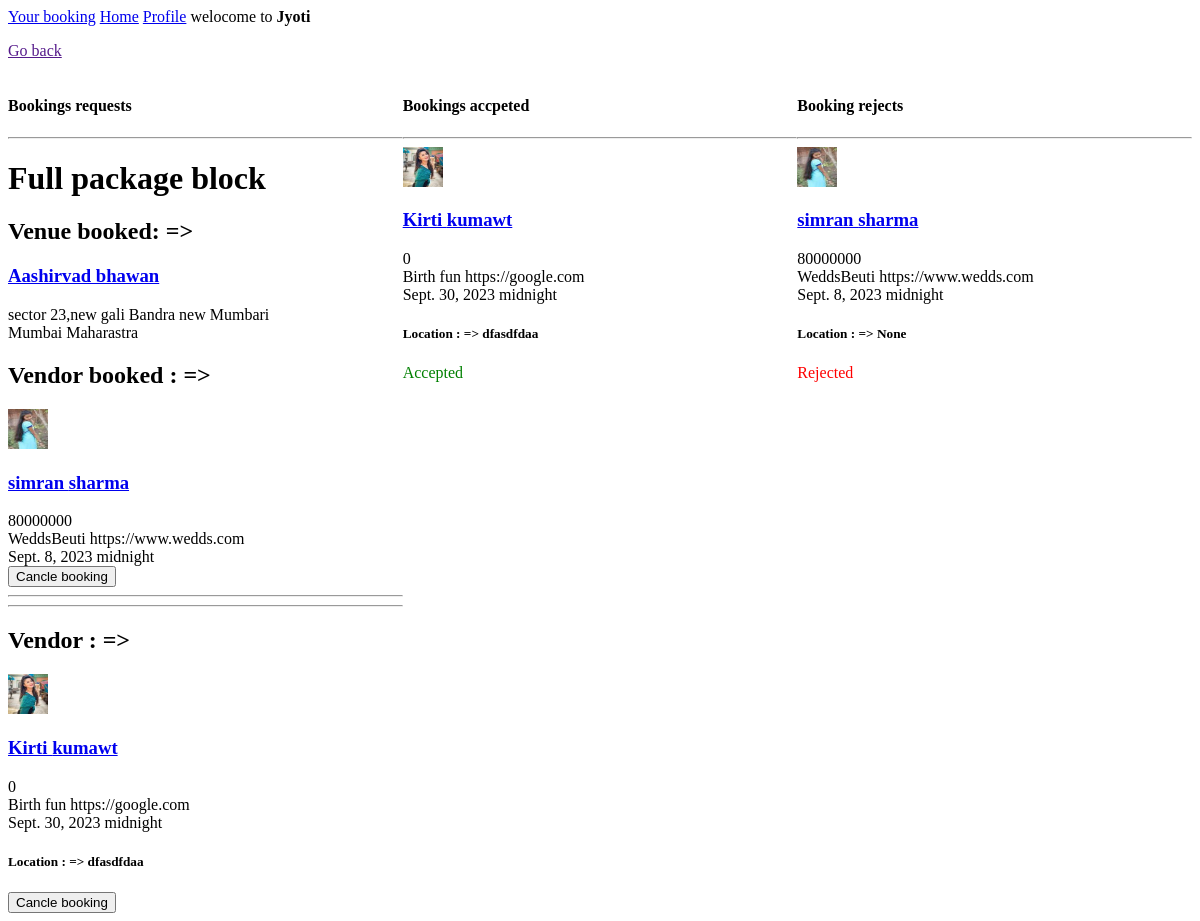
Page /booked/ (signed in) on the earlier database version.
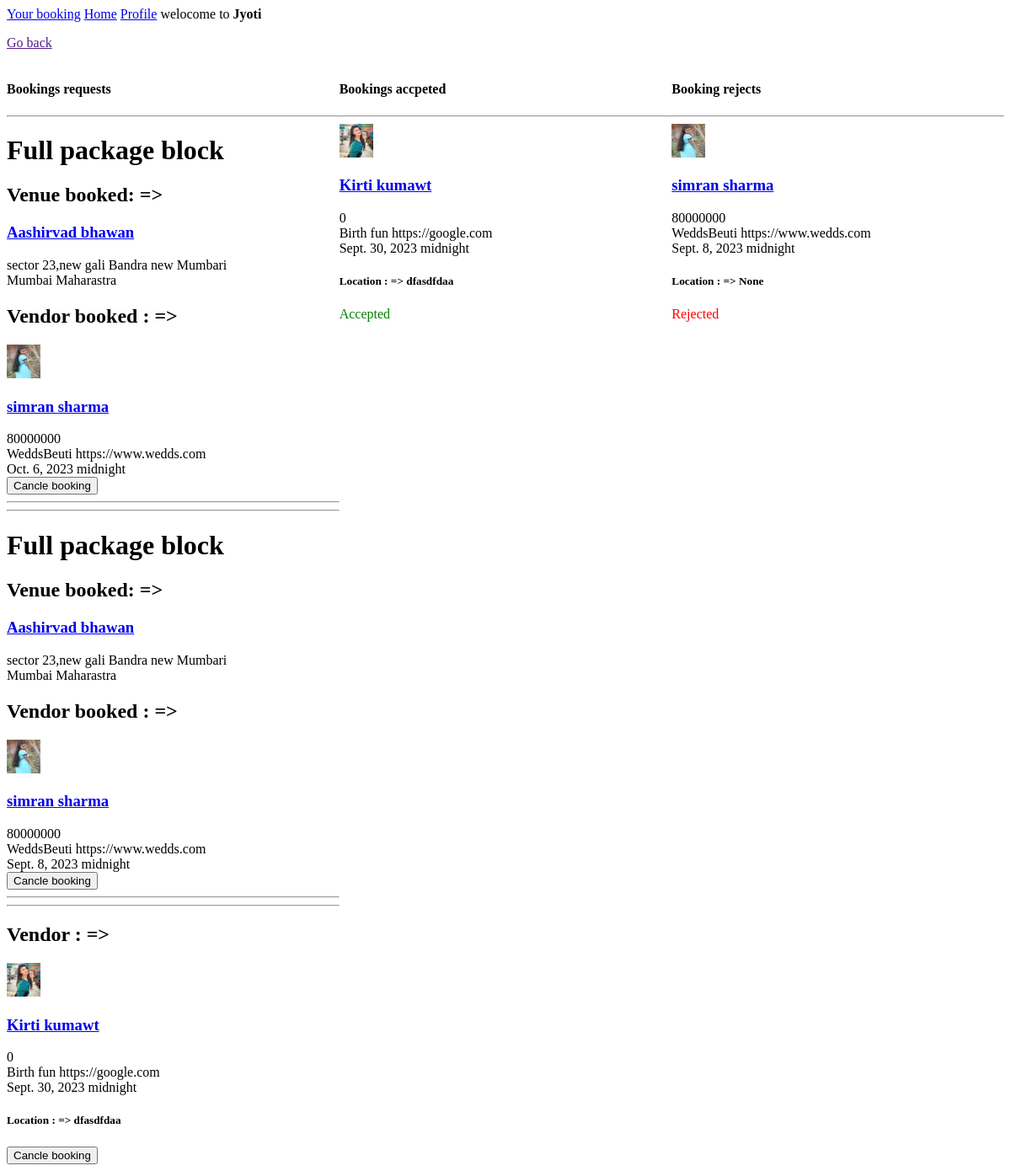
Same page on the later database version.
### customer/models.py (models this page shows)
class Booking(models.Model):
    user = models.ForeignKey(User,on_delete=models.CASCADE,related_name='booking_user',null=False)
    venue = models.ForeignKey(Venue, on_delete=models.CASCADE,null=True)
    vendor = models.ForeignKey(User, on_delete=models.CASCADE,null=True)
    date = models.DateField(null=True)
    time = models.TimeField(null=True)
    location = models.CharField(max_length=150,null=True,blank=True)
    booking_accepted = models.BooleanField(null=True,blank=True)

### EventPlanner/models.py (models this page shows, shortened)
class Venue(models.Model):
    name = models.CharField(max_length=100,null=False,blank=False)
    about = models.TextField(blank=True,null=True)
    min_price = models.DecimalField(max_digits=10, decimal_places=2,null=True,blank=True)
    max_capacity = models.IntegerField(null=False,blank=False)
    location = models.TextField(null=False,blank=False)
    city = models.CharField(max_length=20,null=False,blank=False)
    state = models.CharField(choices=venue_choices,max_length=50,null=False,blank=False)
    vendors = models.ManyToManyField(User,null=True,blank=True)
    category = models.ManyToManyField(Category)
    service_offered = models.TextField(null=True,blank=True)
    contact_info = models.TextField(null=False,blank=False)
    venue_images = models.ManyToManyField('Image', blank=True,null = True)

class UserProfile(models.Model):
    user = models.OneToOneField(User,on_delete=models.CASCADE)
    user_type = models.CharField(choices=user_type_choices,max_length=50)
    contact_info = models.CharField(max_length=200,blank=True,null=True,verbose_name='Contact information')
    company_name = models.CharField(max_length=50,blank=True,null=True)
    website = models.URLField(max_length=200,blank=True,null=True)
    about = models.TextField(blank=True,null=True)
    city = models.CharField(max_length=20,null=False,blank=False)
    state = models.CharField(max_length=20,null=False,blank=False)
    location = models.TextField(blank=True,null=True)
    service_offered = models.TextField(blank=True,null=True)
    profile_picture = models.ImageField(upload_to = 'images/',null=True,blank = True)
    vendor_images = models.ManyToManyField('Image', blank=True,null = True)

### customer/views.py (the view)
# urls.py: path('booked/',views.booked),
@login_required(login_url='/login-C/')
def booked(request):
    if request.user.userprofile.user_type == 'is_customer':
        bookings = Booking.objects.all()
        context = {'bookings':bookings}
        return render(request,'customer/booked.html',context)

### customer/templates/customer/booked.html (shortened to what the changed rows need)
{% extends 'customer/home.html' %}
{% block content %}
{% load static %}
<div class="grid-div">
    <div>
        <h4>Bookings requests</h4>
    {% for booking in bookings reversed %}
        {% if booking.user == request.user %}
        <hr>
        {% if booking.venue and booking.vendor %}
        <h1>Full package block </h1>
        <h2>Venue booked: => </h2>
        <a href="/venue-info/{{booking.venue.id}}/">
            <h3>{{booking.venue.name}}</h3>
        </a>
        <div>{{booking.venue.location}}</div>
        <div>{{booking.venue.city}} {{booking.venue.state}}</div>
        <h2>Vendor booked : => </h2>
        {% if booking.vendor.userprofile.profile_picture %}
        <a href="/event-planner-info/{{booking.vendor.id}}">
            <img src="{{booking.vendor.userprofile.profile_picture.url}}" alt="" height="40" width="40">
        </a>
        <a href="/event-planner-info/{{booking.vendor.id}}">
            <h3>{{booking.vendor.first_name}} {{booking.vendor.last_name}}</h3>
        </a>
        {% endif %}
        <div>{{booking.vendor.userprofile.contact_info}}</div>
        <div>{{booking.vendor.userprofile.company_name}} {{booking.vendor.userprofile.website}}</div>
        <div>{{booking.date}} {{booking.time}}</div>
        <form action="/delete-book/" method="POST">
            <input type="submit" value="Cancle booking">
        </form>
        <hr>
        {% else %}
        <h2>Vendor : => </h2>
        {% if booking.vendor.userprofile.profile_picture %}
        <a href="/event-planner-info/{{booking.vendor.id}}">
            <img src="{{booking.vendor.userprofile.profile_picture.url}}" alt="" height="40" width="40">
        </a>
        <a href="/event-planner-info/{{booking.vendor.id}}">
            <h3>{{booking.vendor.first_name}} {{booking.vendor.last_name}}</h3>
        </a>
        {% endif %}
        <div>{{booking.vendor.userprofile.contact_info}}</div>
        <div>{{booking.vendor.userprofile.company_name}} {{booking.vendor.userprofile.website}}</div>
        <div>{{booking.date}} {{booking.time}}</div>
        <div>
            <h5>Location : => {{booking.location}}</h5>
        </div>
        <form action="/delete-book/" method="POST">
            <input type="submit" value="Cancle booking">
        </form>
        {% endif %}
        {% endif %}
    {% endfor %}
    </div>
    <div>
        <h4>Bookings accpeted </h4>
        <hr>
        {% for booking in bookings reversed %}
        {% if booking.user == request.user and booking.booking_accepted is True %}
        {% if booking.vendor.userprofile.profile_picture %}
        <a href="/event-planner-info/{{booking.vendor.id}}">
            <img src="{{booking.vendor.userprofile.profile_picture.url}}" alt="" height="40" width="40">
        </a>
        <a href="/event-planner-info/{{booking.vendor.id}}">
            <h3>{{booking.vendor.first_name}} {{booking.vendor.last_name}}</h3>
        </a>
        {% endif %}
        <div>{{booking.vendor.userprofile.contact_info}}</div>
        <div>{{booking.vendor.userprofile.company_name}} {{booking.vendor.userprofile.website}}</div>
        <div>{{booking.date}} {{booking.time}}</div>
        <div>
            <h5>Location : => {{booking.location}}</h5>
        </div>
        <p class="accepted">Accepted</p>
        {% endif %}
        {% endfor %}
    </div>
    <div>
        {% for booking in bookings reversed %}
        {% if booking.user == request.user and booking.booking_accepted is False %}
        <h4>Booking rejects</h4>
        <hr>
        {% if booking.vendor.userprofile.profile_picture %}
        <a href="/event-planner-info/{{booking.vendor.id}}">
            <img src="{{booking.vendor.userprofile.profile_picture.url}}" alt="" height="40" width="40">
        </a>
        <a href="/event-planner-info/{{booking.vendor.id}}">
            <h3>{{booking.vendor.first_name}} {{booking.vendor.last_name}}</h3>
        </a>
        {% endif %}
        <div>{{booking.vendor.userprofile.contact_info}}</div>
        <div>{{booking.vendor.userprofile.company_name}} {{booking.vendor.userprofile.website}}</div>
        <div>{{booking.date}} {{booking.time}}</div>
        <div>
            <h5>Location : => {{booking.location}}</h5>
        </div>
        <p class="rejected">Rejected</p>
        {% endif %}
        {% endfor %}
    </div>
</div>
{% endblock %}

Differences in the rows shown:
added Booking: venue.name "Aashirvad bhawan", venue.location "sector 23,new gali Bandra new Mumbari", venue.city "Mumbai", venue.state "Maharastra", vendor.userprofile.profile_picture (picture), vendor.first_name "simran", vendor.last_name "sharma", vendor.userprofile.contact_info "80000000", vendor.userprofile.company_name "WeddsBeuti", vendor.userprofile.website "https://www.wedds.com", date "Oct. 6, 2023", time "midnight", shown under "Bookings requests"
